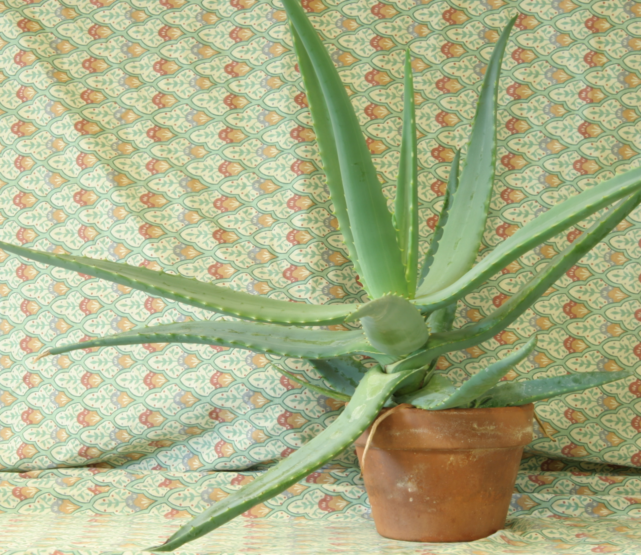
//> input picture img/Aloe/view1.png, 641 x 555 px
$ ./main   (built with g++ and OpenCV 4)
//> lines starting //> are read from the running program, lines starting //| are printed output that depends on the picture
#include <stdio.h>
#include <iostream>
#include <time.h>
#include <math.h>
#include <opencv2/opencv.hpp>

using namespace cv;

//Copied and altered from Libelas to convert output into PFM format

int littleendian()
{
	int intval = 1;
	uchar *uval = (uchar *)&intval;
	return uval[0] == 1;
}

void WriteFilePFM(float *data, int width, int height, const char* filename, float scalefactor = 1 / 255.0)
{
	// Open the file
	FILE *stream = fopen(filename, "wb");
	if (stream == 0) {
		fprintf(stderr, "WriteFilePFM: could not open %s\n", filename);
		exit(1);
	}

	// sign of scalefact indicates endianness, see pfms specs
	if (littleendian())
		scalefactor = -scalefactor;

	// write the header: 3 lines: Pf, dimensions, scale factor (negative val == little endian)
	fprintf(stream, "Pf\n%d %d\n%f\n", width, height, scalefactor);

	int n = width;
	// write rows -- pfm stores rows in inverse order!
	for (int y = height - 1; y >= 0; y--) {
		float* ptr = data + y * width;
		// change invalid pixels (which seem to be represented as -10) to INF
		for (int x = 0; x < width; x++) {
			if (ptr[x] < 0)
				ptr[x] = INFINITY;
		}
		if ((int)fwrite(ptr, sizeof(float), n, stream) != n) {
			fprintf(stderr, "WriteFilePFM: problem writing data\n");
			exit(1);
		}
	}

	// close file
	fclose(stream);
}


int main(int argc, char** argv)
{
	//TODO Outdir
	Mat img_left, img_right;
	String PATH_LEFT = "Q:\\Libraries\\Stereo\\BlockMatcher\\img\\Aloe\\view1.png";
	String PATH_RIGHT = "Q:\\Libraries\\Stereo\\BlockMatcher\\img\\Aloe\\view5.png";
	String outdir = "out.pfm";
	int block_size = 13;
	uint max_offset = 90;

	if (argc >= 2)
	{
		PATH_LEFT = argv[1];
		PATH_RIGHT = argv[2];
	}
	else {
		printf("No Image provided, using debugging images...\n");
	}
	if (argc >= 3) {
		outdir = argv[3];
	}
	if (argc == 5) {
		block_size = std::stoi(argv[4]);
		max_offset = std::stoi(argv[5]);
	}
	img_left = imread(PATH_LEFT, 1);
//> img_left is the input picture: 555 rows x 641 cols, CV_8UC3; mean B, G, R 135.7, 176.3, 170.3
	img_right = imread(PATH_RIGHT, 1);
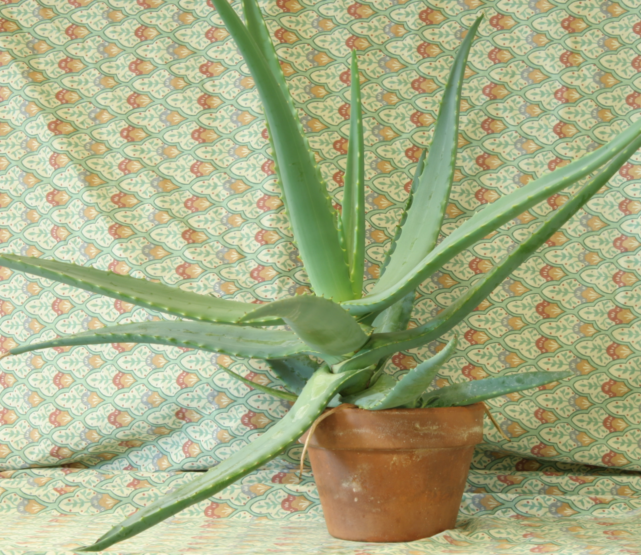
//> input picture img/Aloe/view5.png, 641 x 555 px
//> img_right is the input picture: 555 rows x 641 cols, CV_8UC3; mean B, G, R 133.2, 173.3, 167.2


	if (!img_left.data || !img_right.data)
	{
		printf("No image data \n");
		return -1;
	}


	Mat result = Mat(img_left.rows, img_left.cols, CV_32F);
	Mat best_fit = Mat(img_left.rows, img_left.cols, CV_32F);
	best_fit.setTo(INFINITY);
	Mat intermediate;


	for (int ioff = 0; ioff <= max_offset*2; ++ioff)
	{
		int i = ioff - max_offset;
		int left_start =	i < 0 ? -i : 0;
		int left_end =		i < 0 ? img_left.cols : img_left.cols - i;
		int right_start =	i < 0 ? 0 : i;
		int right_end =		i < 0 ? img_right.cols + i : img_right.cols;
		absdiff(img_right(Range(0, img_left.rows), Range(right_start, right_end)), img_left(Range(0, img_left.rows), Range(left_start, left_end)), intermediate);
		blur(intermediate, intermediate, Size(block_size, block_size));

		for (size_t y = 0; y < img_left.rows; y++)
		{
			for (size_t x = 0; x < right_end && x < left_end; x++)
			{
				int val = norm(intermediate.at<Vec3b>(y, x));
				if (val < best_fit.at<float>(y, left_start + x)) {
					best_fit.at<float>(y, left_start + x) = val;
					result.at<float>(y, left_start + x) = abs(i);
				}
			}
		}
	}
//> this loop made 181 passes
//> pass 1, `absdiff(img_right(Range(0, img_left.rows), Range(right_start, right_en..`:
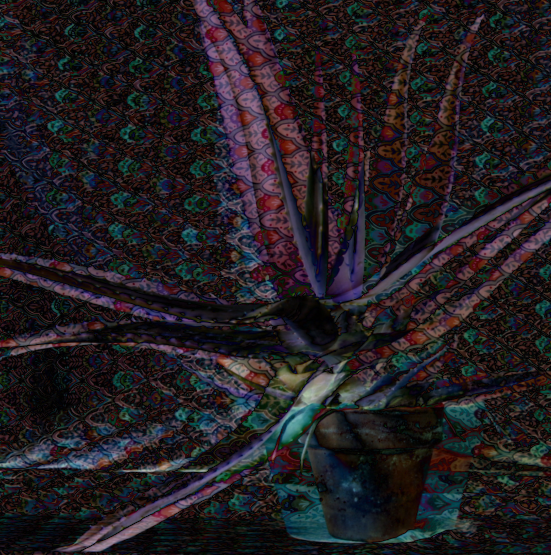
//> intermediate: 555 rows x 551 cols, CV_8UC3; mean B, G, R 33.7, 29.8, 34.9
//> pass 1, `blur(intermediate, intermediate, Size(block_size, block_size));`:
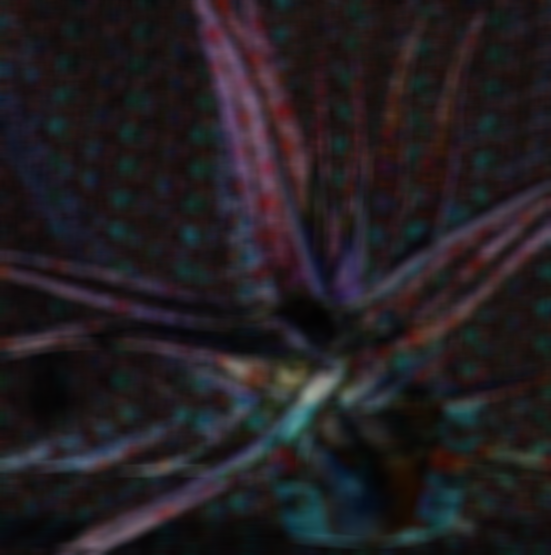
//> intermediate: 555 rows x 551 cols, CV_8UC3; mean B, G, R 33.7, 29.8, 34.9
//> after the loop:
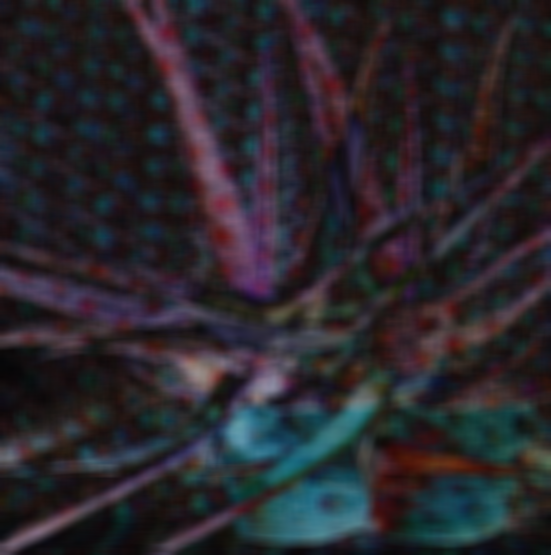
//> intermediate: 555 rows x 551 cols, CV_8UC3; mean B, G, R 44.5, 38.6, 41.7
//> after the loop:
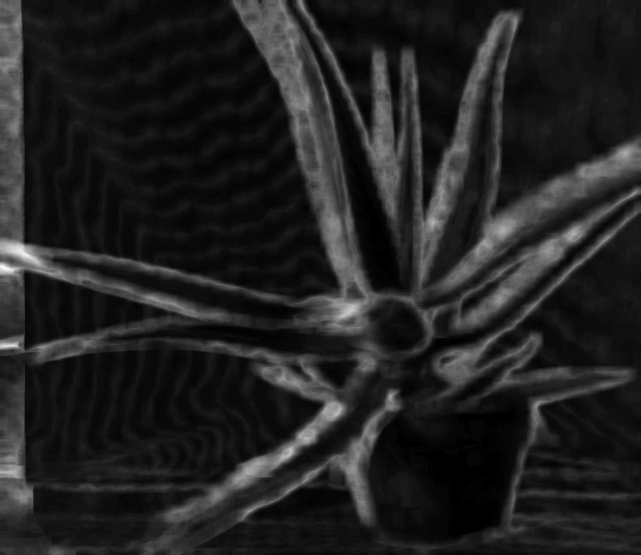
//> best_fit: 555 rows x 641 cols, CV_32FC1; min 1, max 83, mean 12; drawn with min black and max white
//> after the loop:
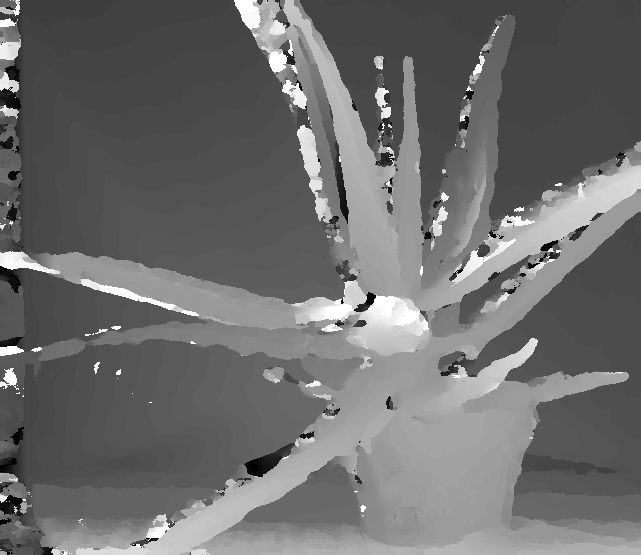
//> result: 555 rows x 641 cols, CV_32FC1; min 0, max 90, mean 38.7; drawn with min black and max white
	WriteFilePFM((float*)(result.data), result.cols, result.rows, outdir.c_str(), 1.0 / max_offset);
	return 0;
}
